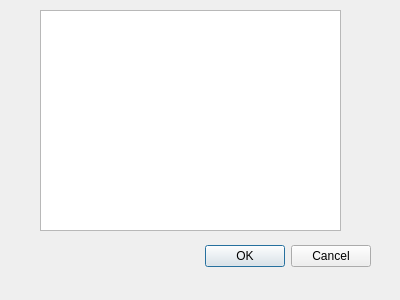
<?xml version="1.0" encoding="UTF-8"?>
<ui version="4.0">
 <class>VehicleSeat</class>
 <widget class="QDialog" name="VehicleSeat">
  <property name="geometry">
   <rect>
    <x>0</x>
    <y>0</y>
    <width>400</width>
    <height>300</height>
   </rect>
  </property>
  <property name="windowTitle">
   <string>Dialog</string>
  </property>
  <widget class="QDialogButtonBox" name="buttonBox">
   <property name="geometry">
    <rect>
     <x>30</x>
     <y>240</y>
     <width>341</width>
     <height>32</height>
    </rect>
   </property>
   <property name="orientation">
    <enum>Qt::Horizontal</enum>
   </property>
   <property name="standardButtons">
    <set>QDialogButtonBox::Cancel|QDialogButtonBox::Ok</set>
   </property>
  </widget>
  <widget class="QListWidget" name="listWidget">
   <property name="geometry">
    <rect>
     <x>40</x>
     <y>10</y>
     <width>301</width>
     <height>221</height>
    </rect>
   </property>
  </widget>
 </widget>
 <resources/>
 <connections>
  <connection>
   <sender>buttonBox</sender>
   <signal>accepted()</signal>
   <receiver>VehicleSeat</receiver>
   <slot>accept()</slot>
   <hints>
    <hint type="sourcelabel">
     <x>248</x>
     <y>254</y>
    </hint>
    <hint type="destinationlabel">
     <x>157</x>
     <y>274</y>
    </hint>
   </hints>
  </connection>
  <connection>
   <sender>buttonBox</sender>
   <signal>rejected()</signal>
   <receiver>VehicleSeat</receiver>
   <slot>reject()</slot>
   <hints>
    <hint type="sourcelabel">
     <x>316</x>
     <y>260</y>
    </hint>
    <hint type="destinationlabel">
     <x>286</x>
     <y>274</y>
    </hint>
   </hints>
  </connection>
 </connections>
</ui>
